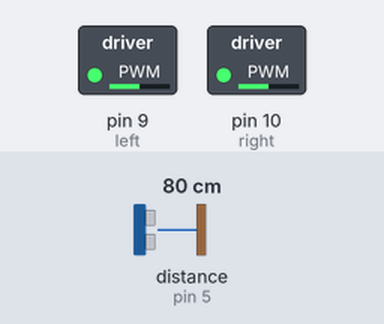
The sketch below on a simulated Arduino Uno, built with avr-gcc and run on an emulated ATmega328P. Shown: switched loads named in the sketch (green lamp = pin HIGH). Wiring (inferred from the names in the program): ultrasonic range finder: trigger pin 6; echo pin 5. Dashed ring = blinking. The test bench sets the inputs (shaded band); at power-on: distance to the obstacle (sensor on pin 5) 80 cm. The echo pulse lasts 58.3 µs per cm; pins used as bus, display or sensor lines are not drawn.

Above: at 1.2 s.
1.3 s: distance to the obstacle (sensor on pin 5) set to 34 cm
2.9 s: distance to the obstacle (sensor on pin 5) set to 28 cm
At 3.67 s:
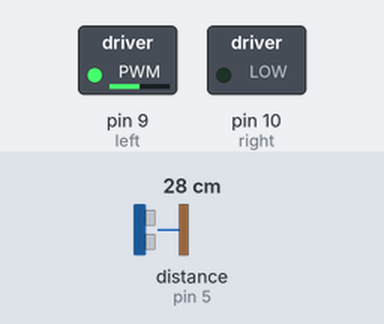
5.9 s: distance to the obstacle (sensor on pin 5) set to 35 cm
At 6.14 s:
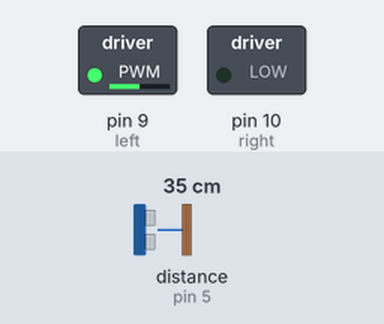
7.4 s: distance to the obstacle (sensor on pin 5) set to 2 cm
At 7.58 s:
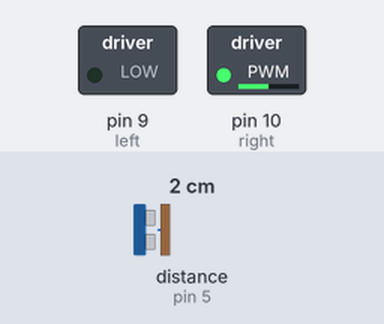
Timing chart, 0 to 11.4 s (numbered marks = the images above; inputs shaded):
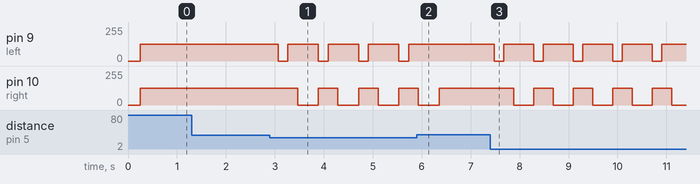

Measured:
- the behaviour switches between 31 and 30 cm on distance to the obstacle (sensor on pin 5) (found by bisection; images 0 and 1)
- after the input at 1.3 s, every drawn part: stays the same
- after the input at 2.9 s, pin 9 (left): alternates 127/255 for 0.62 s and 0/255 for 0.20 s, starting after 0.17 s; pin 10 (right): alternates 127/255 for 0.40 s and 0/255 for 0.42 s, starting after 0.57 s
- after the input at 5.9 s, pin 9 (left): stops changing and stays 127/255; pin 10 (right): goes on until 6.4 s, then stays 127/255
- after the input at 7.4 s, pin 9 (left): alternates 127/255 for 0.61 s and 0/255 for 0.20 s, starting after 0.08 s; pin 10 (right): alternates 127/255 for 0.40 s and 0/255 for 0.41 s, starting after 0.48 s

The sketch:

robot.ino
```cpp
int trig = 6, echo = 5, left = 9, right = 10;

void setup() {
  // put your setup code here, to run once:
  pinMode(trig, OUTPUT);
  pinMode(echo, INPUT);
  pinMode(left, OUTPUT);
  pinMode(right, OUTPUT);
  Serial.begin(9600);
}

void loop() {
  // put your main code here, to run repeatedly:
  //printRes(getDist(trig, echo), filtr(10, 50));
  int cm = filtr(10, 20);
  if (cm < 30){
    robot_left(left, right, 200);
    robot_forward(left, right);
    delay(200);
    robot_right(left, right, 200);
  }
  else{
    robot_forward(left, right);
  }

}

int getDist(int a, int b){
  digitalWrite(a, 0);
  delayMicroseconds(3);
  digitalWrite(a, 1);
  delayMicroseconds(10);
  digitalWrite(a, 0);
  int dist = pulseIn(b, 1)/58.0;
  return dist;
}

void printRes(int a, int b){
  Serial.println("Сигнал1, Сигнал2");
  Serial.print(a);
  Serial.print(',');
  Serial.print(b);
  Serial.println();
}

float filtr(int num, int t){
  float sum = 0;
  for (int i = 0; i < num; i++){
    sum += getDist(trig, echo);
    delay(t);
  }
  return (sum/num);
}

void robot_left(int x, int y, int t){
  analogWrite(x, 0);
  analogWrite(y, 127);
  delay(t);
}

void robot_right(int x, int y, int t){
  analogWrite(x, 127);
  analogWrite(y, 0);
  delay(t);
}

void robot_forward(int x, int y){
  analogWrite(x, 127);
  analogWrite(y, 127);

}
```
